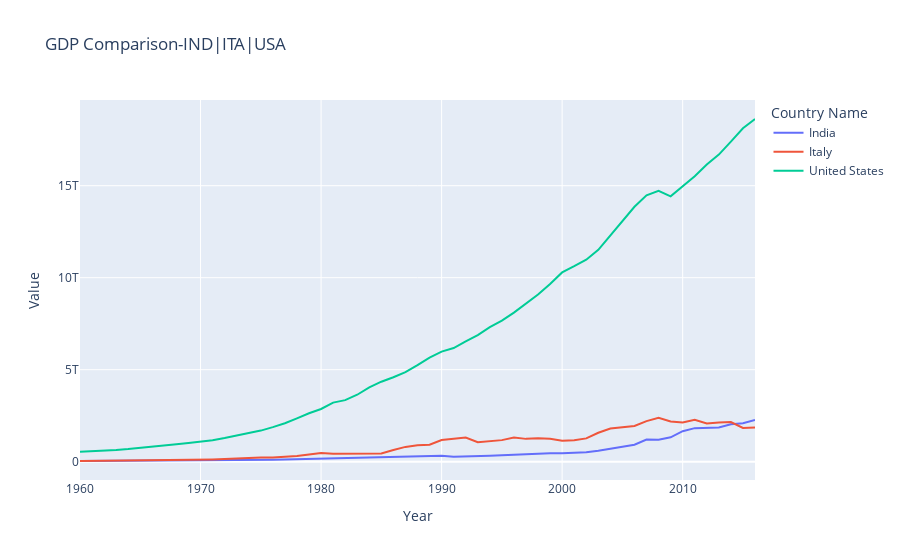

Notebook code cell kept with this figure:
### Code cell
def compare_gdp(lst, isOpen):
    dfs = []
    for i in lst:
        dfs.append(data[data['Country Code']==i])
        df_pr = pd.concat(dfs)
        
    fig = px.line(df_pr, x= 'Year', y = 'Value', title = 'GDP Comparison-'+'|'.join(lst))
    
    pyo.plot(fig, filename = ' '.join(lst)+'.html', auto_open = isOpen)
fig
